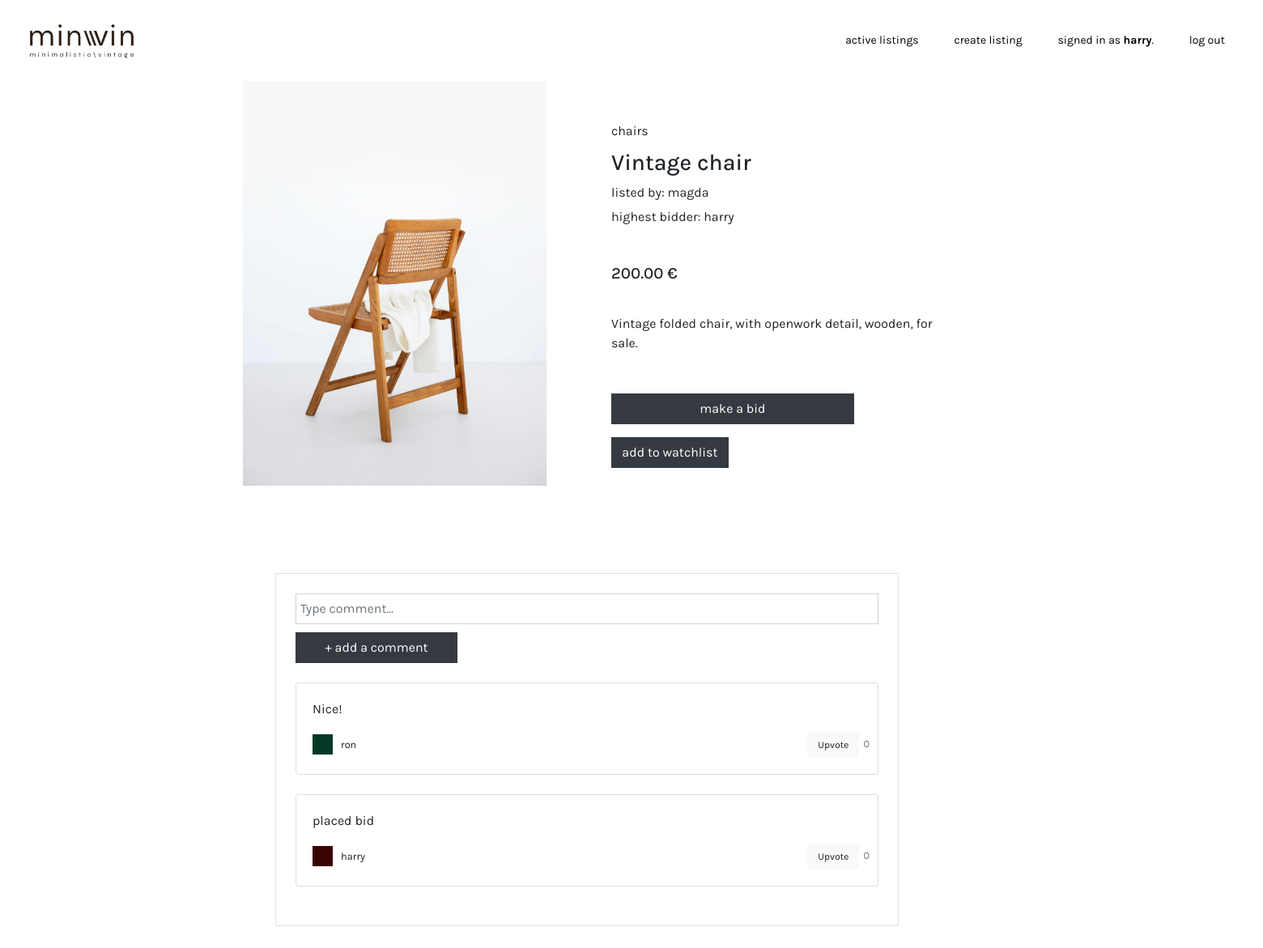
Screenshot of /auctions/1 (signed in) with the database file from the repository.
### auctions/models.py (models this page shows, shortened)
class User(AbstractUser):
    id           = models.AutoField(primary_key=True)
    watchlist    = models.ManyToManyField('auctions.Listing', related_name='watchlist', blank=True)
    profile_photo = models.ImageField(
        upload_to='user_profiles',
        height_field=None,
        width_field=None,
        default='auctions/static/User01.png'
        )

class Listing(models.Model):
    categories=[
        ("CH","chairs"),
        ("CA","cabinets"),
        ("SO","sofas"),
        ("TA","tables"),
        ("DE","decor"),
        ("OT","others")
    ]
    id          = models.AutoField(primary_key=True)
    title       = models.CharField(max_length=64)
    description = models.CharField(max_length=280)
    price       = models.DecimalField(max_digits=7, decimal_places=2)
    category    = models.CharField(max_length=10, choices=categories, default="others")
    status      = models.BooleanField(default="True")
    photo       = models.ImageField(
        upload_to='images_uploaded',
        height_field=None,
        width_field=None,
        default='auctions/static/images/01.jpg'
        )
    owner       = models.ForeignKey(User, on_delete=models.CASCADE, related_name='owner', null=True)
    date        = models.DateField(default=(2023-10-20))
    bidder      = models.CharField(max_length=64, default="no one has made a bit yet.")

class Comment(models.Model):
    id          = models.AutoField(primary_key=True)
    listing     = models.ForeignKey(Listing, on_delete=models.CASCADE, related_name='listing')
    text        = models.CharField(max_length=280)
    created_on  = models.DateField(auto_now_add=True)
    owner       = models.ForeignKey(User, on_delete=models.CASCADE, related_name='commenter', null=True)
    upvotes     = models.IntegerField()
    upvoters    = models.ManyToManyField(User, related_name='upvoter', blank=True)
    class Meta:
        ordering = ['created_on']

### auctions/views.py (the view)
# urls.py: path("auctions/<int:listing_id>", views.list, name="listing"),
def list(request, listing_id):
    listing=Listing.objects.get(id=listing_id)
    comments=Comment.objects.filter(listing=listing_id)
    return render(request, "auctions/listing.html",{
        "listing": listing,
        "comments": comments
    })

### auctions/templates/auctions/listing.html (shortened to what this page needs)
{% extends "auctions/layout.html" %}
{% block body %}
<div class="d-flex justify-content-center">
        <img src="{{ listing.photo.url }}" alt="Listing photo" width="375" height="500">
        <div class="d-flex flex-column align-items-left" style="margin: 80px">
            <div style="margin-bottom: 10px; margin-top: -30px">
                {{listing.get_category_display}}
            </div>
            <div>
                <h3>{{listing.title}}</h3>
            </div>
            <div style="margin-bottom: 0px">
                <p>listed by: {{listing.owner}}</p>
            </div>
            <div style="margin-top: -10px; margin-bottom: 30px">
                <p>highest bidder: {{listing.bidder}}</p>
            </div>
            <div>
                <h5>{{listing.price}} €</h5>
            </div>
            <div style="margin-top: 30px">
                {{listing.description}}
            </div>
            <div style="margin-top: 50px">
                {% if listing.status %}
                    <div class="form-group" style="width: 300px;">
                        <a href="{% url 'bid' listing_id=listing.id %}" class="btn btn-dark" style="width:300px">
                            make a bid
                        </a>
                    </div>
                {% else %}
                sold
                {% endif %}
            </div>
            <div class="row" style="margin-left:0px;">
                <div>
                    <form action="{% url 'watchlist' user_id=user.id listing_id=listing.id %}" method="POST" enctype='multipart/form-data'>
                        <input class="btn btn-dark" style="width:145px; margin-right:10px;" type="submit" value="add to watchlist">
                    </form>
                </div>
            </div>
        </div>
    </div>
<div class="row d-flex justify-content-left" style="width:1600px; height:500px; margin-left:25px; margin-top:50px;">
    <div class="col-md-8 col-lg-6">
      <div class="card shadow-0 border" style="background-color: #ffffff; border-radius: 0rem;">
        <div class="card-body p-4">
            {% if user.is_authenticated %}
            <form action="{% url 'comment' listing_id=listing.id %}" method="POST" enctype='multipart/form-data'>
                <div class="form-outline mb-4">
                    <input type="text" name="text" id="addANote" class="form-control" placeholder="Type comment..." />
                    <input class="btn btn-dark" style="width:200px" type="submit" value="+ add a comment">
                </div>
            </form>
            {% endif %}
        {% for comment in comments %}
            <div class="card mb-4">
            <div class="card-body">
                <p>{{comment.text}}</p>
                    <div class="d-flex justify-content-between">
                        <div class="d-flex flex-row align-items-center">
                            <div style="margin-right:10px;">
                            <img src="{{ comment.owner.profile_photo.url }}" alt="avatar" width="25" height="25">
                            </div>
                            <p class="small mb-0 ms-2">{{comment.owner}}</p>
                        </div>
                        <div class="d-flex flex-row align-items-center">
                            <form action="{% url 'upvote' listing_id=listing.id comment_id=comment.id %}" method="POST" enctype='multipart/form-data'>
                                <div class="row">
                                <input class="btn btn-light" style="border-radius:0rem; font-size:12px; margin:0px;" type="submit" value="Upvote">
                                <p class="small text-muted mb-0" style="margin: 5px;">{{ comment.upvotes }}</p>
                                </div>
                            </form>
                        </div>
                    </div>
                </div>
                </div>
        {% endfor %}
        </div>
        </div>
    </div>
</div>
{% endblock %}

### auctions/templates/auctions/layout.html (shortened to what this page needs)
{% load static %}
<!DOCTYPE html>
<html lang="en">
    <head>
        <link rel="stylesheet" href="https://stackpath.bootstrapcdn.com/bootstrap/4.4.1/css/bootstrap.min.css">
        <link href="{% static 'auctions/styles.css' %}" rel="stylesheet">
        <link href="{% static 'fontawesomefree/css/fontawesome.css' %}" rel="stylesheet" type="text/css">
         {% load static %}
    </head>
    <body>
        <ul class="navbar fixed-top bg-body-tertiary" padding="1 px" style="background-color: #ffffff">
            <div class="container-fluid" style="background-color: #ffffff">
                <a class="navbar-brand" href="{% url 'index' %}">
                <img src="{% static 'minvin_logo_big.png' %}" alt="Logo" width="140" height="70" class="d-inline-block align-text-top">
                </a>
                <div class="align-items-end">
                    <li class="list-inline-item">
                        <a class="nav-link" href="{% url 'index' %}">active listings</a>
                    </li>
                    {% if user.is_authenticated %}
                        <li class="list-inline-item">
                            <a class="nav-link" href="{% url 'create' %}">create listing</a>
                        </li>
                        <li class="list-inline-item">
                            <a class="nav-link" href="{% url 'profile' user_id=user.id %}">
                                signed in as <strong>{{ user.username }}</strong>.
                            </a>
                        </li>
                        <li class="list-inline-item">
                            <a class="nav-link" href="{% url 'logout' %}">log out</a>
                        </li>
                    {% endif %}
                </div>
            </ul>
        {% block body %}
        {% endblock %}
    </body>
</html>

### auctions/static/auctions/styles.css (style rules this page uses)
body { font-family: "Karla", "Arial", sans-serif; background-color: white; align-items: center; justify-content: center; padding-top: 100px; padding-bottom: 50px; padding-right: 300px; padding-left: 300px; }
.form-control { margin-bottom: 10px; border-radius: 0rem; padding: 5px; }
.nav-link { color: black; font-size: 14px; }
.navbar-brand { color: black; font-weight: bold; }
.btn-dark { border-radius: 0rem; }

### rows the page displays
User: username "harry"
Listing: photo (picture), category "chairs", title "Vintage chair", owner "magda", bidder "harry", price "200.00", description "Vintage folded chair, with openwork detail, wooden, for sale."
Comment: text "Nice!", owner.profile_photo (picture), owner "ron", upvotes "0"
Comment: text "placed bid", owner.profile_photo (picture), owner "harry", upvotes "0"
